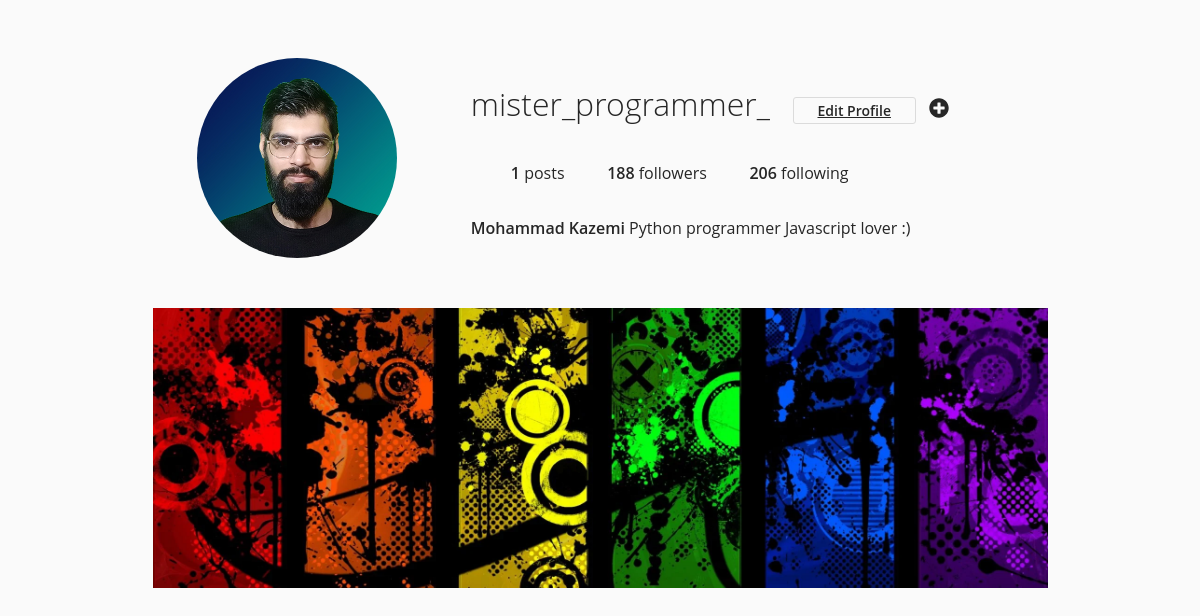
The page /account/mister_programmer_/ (signed in) on the database as committed earlier.
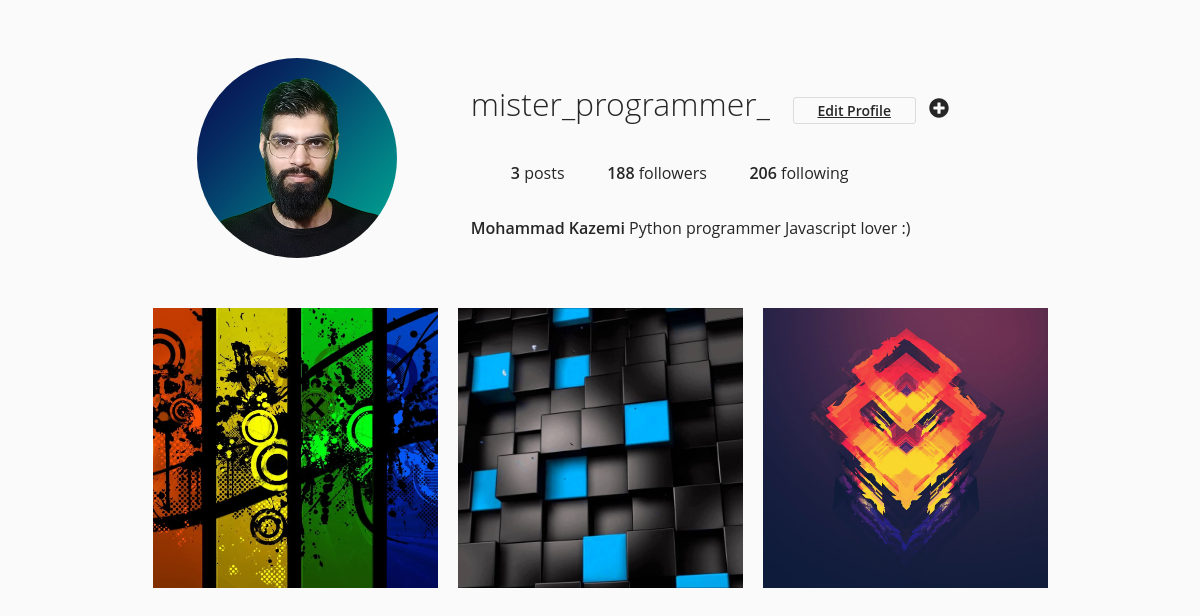
The same page on the database as committed later.
### myuser/models.py (models this page shows, shortened)
class MyUser(AbstractBaseUser):
    phone = models.CharField(max_length=11, unique=True,
        validators=[
            RegexValidator(regex="\A(09)(0|1|2|3)[0-9]{7}\d\Z", message="phone number is not correct")
        ])
    username = models.CharField(max_length=50, unique=True)
    email = models.EmailField(max_length=254)
    date_joined = models.DateTimeField(auto_now_add=True)
    last_login = models.DateTimeField(auto_now=True)
    first_name = models.CharField(max_length=50, blank=True, null=True)
    last_name = models.CharField(max_length=50, blank=True, null=True)
    is_active = models.BooleanField(default=True)
    is_verify = models.BooleanField(default=False)
    is_staff = models.BooleanField(default=False)
    is_admin = models.BooleanField(default=False)
    is_superuser = models.BooleanField(default=False)
    photo = models.ImageField(upload_to="users/%Y/%m/%d", default="users/default.jpg")
    date_of_birth = models.DateField(blank=True, null=True)
    bio = models.TextField(null=True, blank=True)
    objects = MyUserManager()
    USERNAME_FIELD = 'phone'
    REQUIRED_FIELDS = ['username', 'email']
    def __str__(self):
        return self.username

### posts/models.py (models this page shows, shortened)
class Post(models.Model):
    user = models.ForeignKey(settings.AUTH_USER_MODEL, related_name="user_posts", on_delete=models.CASCADE)
    caption = models.TextField(blank=True)
    image = models.ImageField(upload_to="posts/images/%Y/%m/%d")
    created = models.DateTimeField(auto_now_add=True)
    edited = models.BooleanField(default=False)
    edit_time = models.DateTimeField(auto_now=True)
    slug = models.SlugField(blank=True, max_length=300)
    user_like = models.ManyToManyField(settings.AUTH_USER_MODEL, related_name="posts_like", blank=True)
    def get_absolute_url(self):
        return reverse("posts:detail", kwargs={"id": self.id, "slug":self.slug})

### account/views.py (the view)
# urls.py: path("<str:username>/", views.dashboard, name="profile"),
@login_required
def dashboard(request, username):
    form = PostCreateForm()
    try:
        user = MyUser.objects.get(username=username)
    except:
        return render(request, 'account/not_user.html')
    return render(request, 'account/dashboard.html', {"user":user, 'form':form})

### templates/account/dashboard.html (shortened to what this page needs)
{% load static %}
{% include "base.html" %}
{% block style %}
    <link rel="stylesheet" href="{% static 'css/dashboard.css' %}">
{% endblock style %}
{% block content %}
<header>
    <div class="container">
        <div class="profile">
            <div class="profile-image">
                <img src="{{user.photo.url}}" width="200px" height="200px" alt="">
            </div>
            <div class="profile-user-settings">
                <h1 class="profile-user-name">{{user}}</h1>
                {% if request.user == user %}
                    <a href="{% url 'user:edit' %}" class="btn profile-edit-btn">Edit Profile</a>
                    <button class="btn profile-settings-btn" aria-label="profile settings" onclick="create_post()"><i class="fas fa-plus-circle" aria-hidden="true"></i></button>
                {% endif %}
            </div>
            <div class="profile-stats">
                <ul>
                    <li><span class="profile-stat-count">{{user.user_posts.all|length}}</span> posts</li>
                    <li><span class="profile-stat-count">188</span> followers</li>
                    <li><span class="profile-stat-count">206</span> following</li>
                </ul>
            </div>
            <div class="profile-bio">
                <p><span class="profile-real-name">{{user.first_name}} {{user.last_name}}</span>
                    {{user.bio}}
                </p>
            </div>
        </div>
    </div>
</header>
<main>
    <div class="container">
        <div class="gallery">
            {% for post in user.user_posts.all %}
            <a class="gallery-item" tabindex="0" href="{{ post.get_absolute_url }}">
                <img src="{{post.image.url}}" class="gallery-image" alt="">
            </a>
            {% endfor %}
        </div>
    </div>
</main>
{% endblock content %}

Rows that differ between the two databases and show on the page:
computed for MyUser "mister_programmer_": user_posts.all|length "1" → "3"
added Post: image (placeholder picture)
added Post: image (picture)
